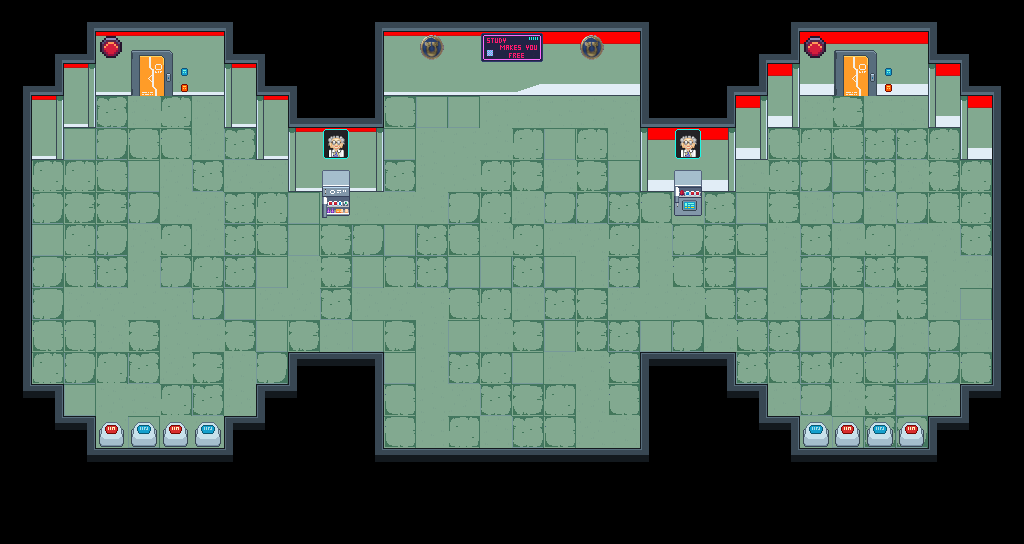

A level layout from a 2D game, rendered from its tile map. Below: a short description, then the map file with tile-grid data replaced by summaries:
An orthogonal 32x17 tile map with 32x32 px tiles, 6 tile layers (suelo, paredes, decoracion, decoracion2, ...), 5 tilesets and 49 objects.

<map version="1.10" tiledversion="1.11.2" orientation="orthogonal" renderorder="right-down" width="32" height="17" tilewidth="32" tileheight="32" infinite="0" nextlayerid="28" nextobjectid="139">
 <tileset firstgid="1" source="../pixel_cyberpunk_interior_free_1.0.1/pixel-cyberpunk-interior.tsx" />
 <tileset firstgid="232" source="../tiles_laboratory_LandOfPixels/tilesStuff.tsx" />
 <tileset firstgid="824" source="../referencias/referencias_2.tsx" />
 <tileset firstgid="1055" source="../Fondo_Hub/pixel-cyberpunk-modified_1.tsx" />
 <tileset firstgid="1286" source="../referencias/referencias_1.tsx" />
 <layer id="21" name="suelo" width="32" height="17">
  <data>[544 cells, 270 non-empty, 10 distinct tile ids]</data>
 </layer>
 <layer id="22" name="paredes" width="32" height="17">
  <data>[544 cells, 60 non-empty, 6 distinct tile ids]</data>
 </layer>
 <layer id="24" name="decoracion" width="32" height="17">
  <data>[544 cells, 161 non-empty, 32 distinct tile ids]</data>
 </layer>
 <layer id="26" name="decoracion2" width="32" height="17">
  <data>[544 cells, 2 non-empty, 2 distinct tile ids]</data>
 </layer>
 <layer id="25" name="puerta_abierta" width="32" height="17">
  <data>[544 cells, 5 non-empty, 5 distinct tile ids]</data>
 </layer>
 <layer id="23" name="puerta_cerrada" width="32" height="17">
  <data>[544 cells, 5 non-empty, 5 distinct tile ids]</data>
 </layer>
 <objectgroup id="27" name="spawn_enemies" visible="0">
  <object id="94" x="758.958" y="183.51">
   <point />
  </object>
  <object id="95" x="822.694" y="182.573">
   <point />
  </object>
  <object id="96" x="106.169" y="237.029">
   <point />
  </object>
  <object id="97" x="429.354" y="244.435">
   <point />
  </object>
  <object id="98" x="813.321" y="201.319">
   <point />
  </object>
  <object id="99" x="472.8" y="210.227">
   <point />
  </object>
  <object id="100" x="448.43" y="217.849">
   <point />
  </object>
  <object id="101" x="813.321" y="215.379">
   <point />
  </object>
  <object id="102" x="62.089" y="201.248">
   <point />
  </object>
  <object id="103" x="136.613" y="220.569">
   <point />
  </object>
  <object id="104" x="119.438" y="181.403">
   <point />
  </object>
  <object id="105" x="71.2128" y="240.941">
   <point />
  </object>
  <object id="108" x="500.941" y="184.426">
   <point />
  </object>
  <object id="109" x="431.158" y="166.98">
   <point />
  </object>
  <object id="110" x="791.91" y="159.503">
   <point />
  </object>
  <object id="111" x="764.495" y="211.841">
   <point />
  </object>
  <object id="112" x="100.313" y="186.918">
   <point />
  </object>
 </objectgroup>
 <objectgroup id="6" name="spawn_point" visible="0">
  <object id="1" x="151.414" y="115.979">
   <point />
  </object>
 </objectgroup>
 <objectgroup id="7" name="hitbox_fondo">
  <object id="73" x="836.348" y="10" width="38.7413" height="43.3333" />
  <object id="87" x="56.8354" y="22.6231" width="781.946" height="71.3333" />
  <object id="113" x="224.302" y="93.4591" width="160.127" height="33.0222" />
  <object id="114" x="256.701" y="123.989" width="126.481" height="35.5145" />
  <object id="115" x="287.231" y="143.927" width="97.1974" height="48.5987" />
  <object id="116" x="21.1841" y="71.0289" width="72.275" height="55.4524" />
  <object id="117" x="24.2994" y="118.382" width="39.8759" height="39.8759" />
  <object id="118" x="4.98448" y="80.3748" width="26.1685" height="343.929" />
  <object id="119" x="14.3304" y="383.805" width="50.4679" height="70.4058" />
  <object id="120" x="24.2994" y="416.204" width="71.652" height="70.4058" />
  <object id="121" x="70.4058" y="449.227" width="919.637" height="47.9757" />
  <object id="122" x="287.231" y="353.275" width="96.5744" height="127.727" />
  <object id="123" x="257.324" y="383.182" width="62.3061" height="95.3283" />
  <object id="124" x="224.925" y="416.828" width="54.2063" height="74.1442" />
  <object id="125" x="641.129" y="352.029" width="94.7052" height="144.55" />
  <object id="126" x="727.735" y="384.428" width="39.2528" height="97.8205" />
  <object id="127" x="717.143" y="417.451" width="81.6209" height="73.5211" />
  <object id="128" x="640.506" y="85.3593" width="95.9513" height="106.543" />
  <object id="129" x="717.143" y="62.9291" width="50.4679" height="96.5744" />
  <object id="130" x="753.28" y="51.091" width="44.8604" height="75.3903" />
  <object id="131" x="872.285" y="3.73836" width="141.435" height="91.5899" />
  <object id="132" x="928.36" y="53.5832" width="82.8671" height="73.5211" />
  <object id="133" x="961.382" y="71.0289" width="54.8293" height="88.4746" />
  <object id="134" x="927.737" y="416.204" width="54.8293" height="49.8448" />
  <object id="135" x="961.382" y="385.051" width="62.9291" height="53.5832" />
  <object id="136" x="993.159" y="62.3061" width="23.6763" height="337.076" />
 </objectgroup>
 <objectgroup id="8" name="puerta" visible="0">
  <object id="84" x="854.696" y="83.5204">
   <point />
  </object>
 </objectgroup>
 <objectgroup id="10" name="spawn_cofre" visible="0">
  <object id="35" x="435.205" y="129.623">
   <point />
  </object>
  <object id="44" x="546.391" y="129.05">
   <point />
  </object>
  <object id="92" x="546.001" y="368.376">
   <point />
  </object>
  <object id="93" x="440.523" y="370.774">
   <point />
  </object>
 </objectgroup>
</map>
